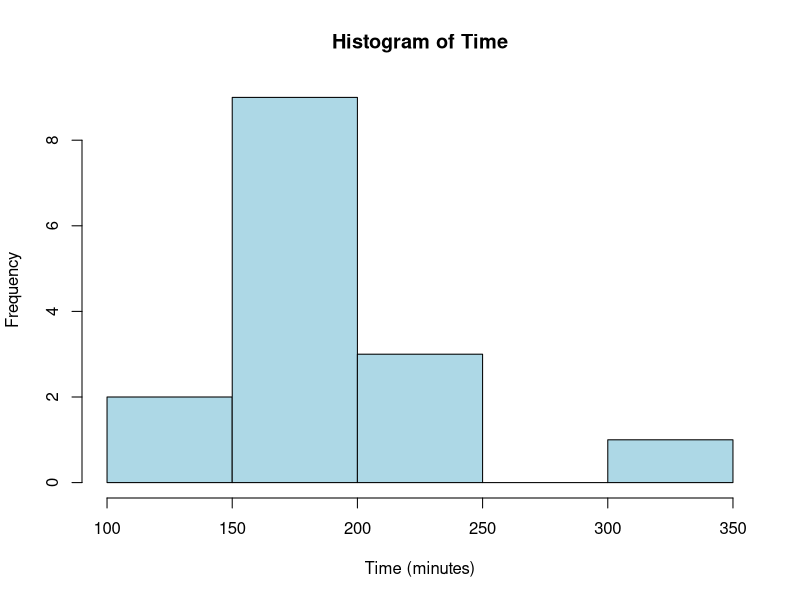
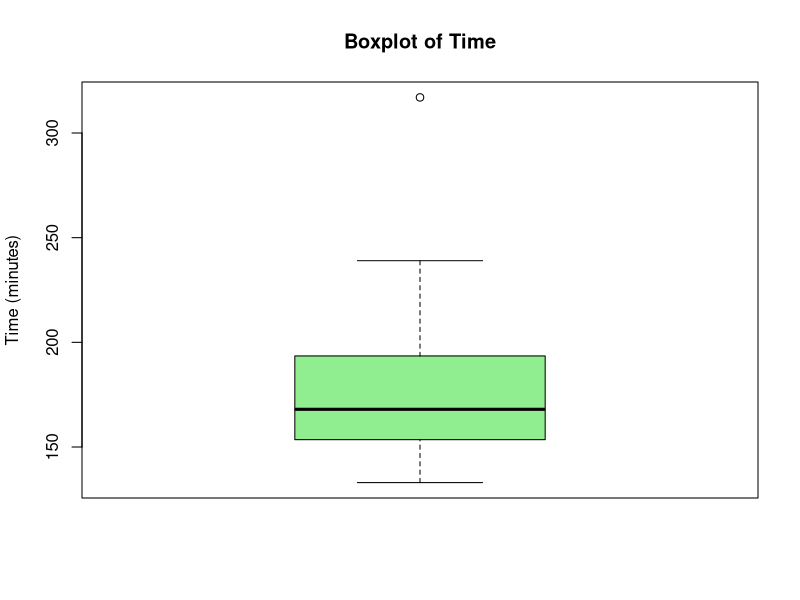
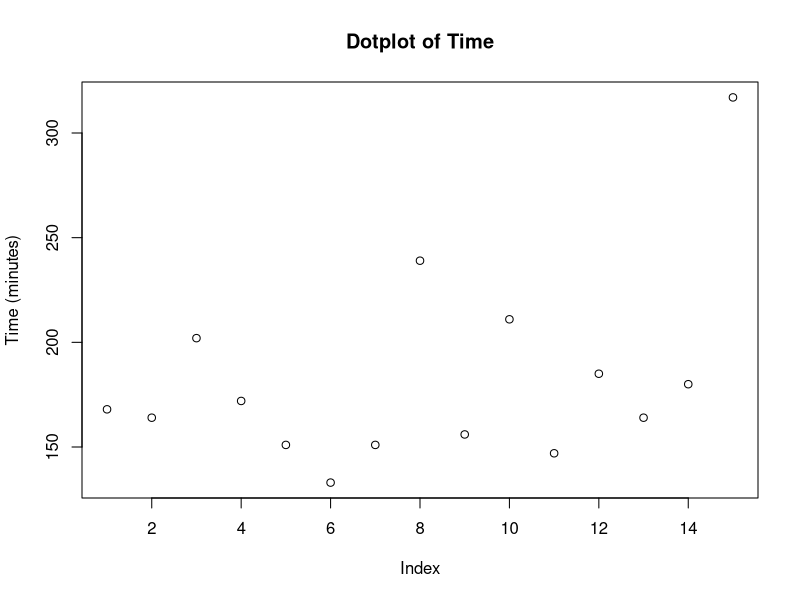
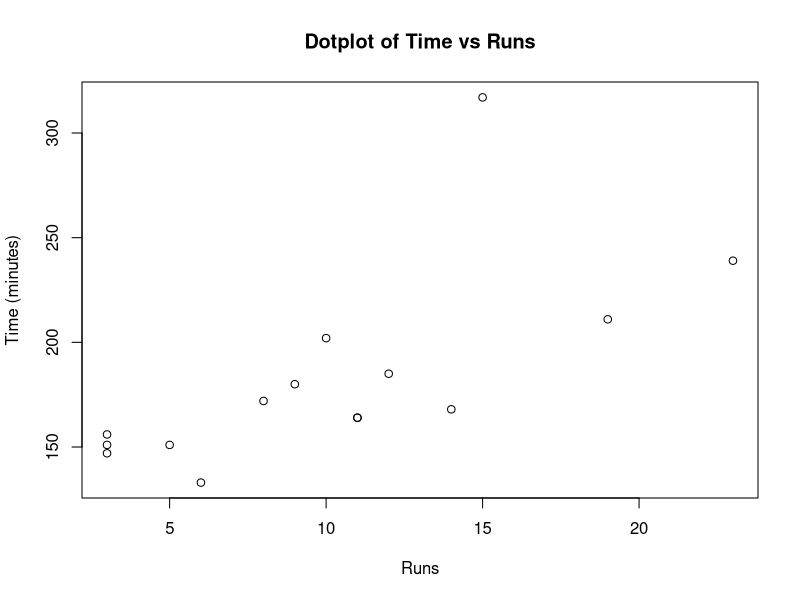
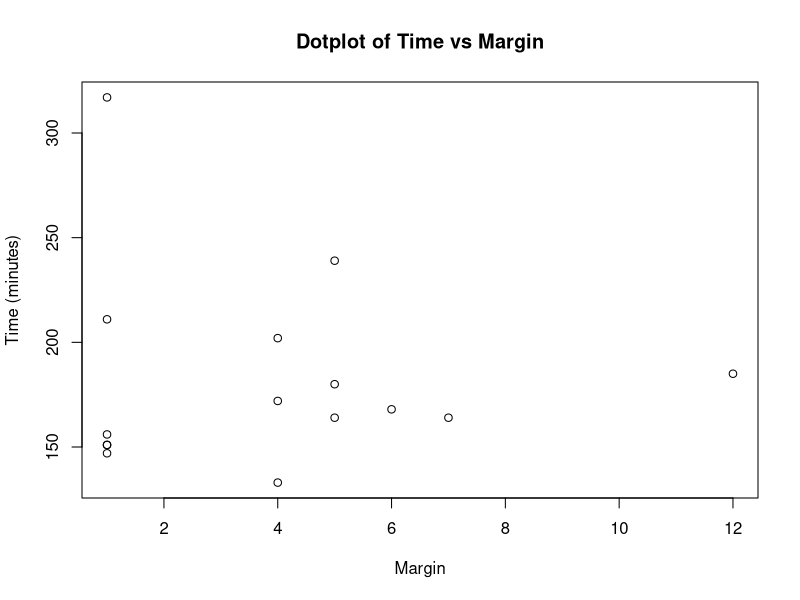
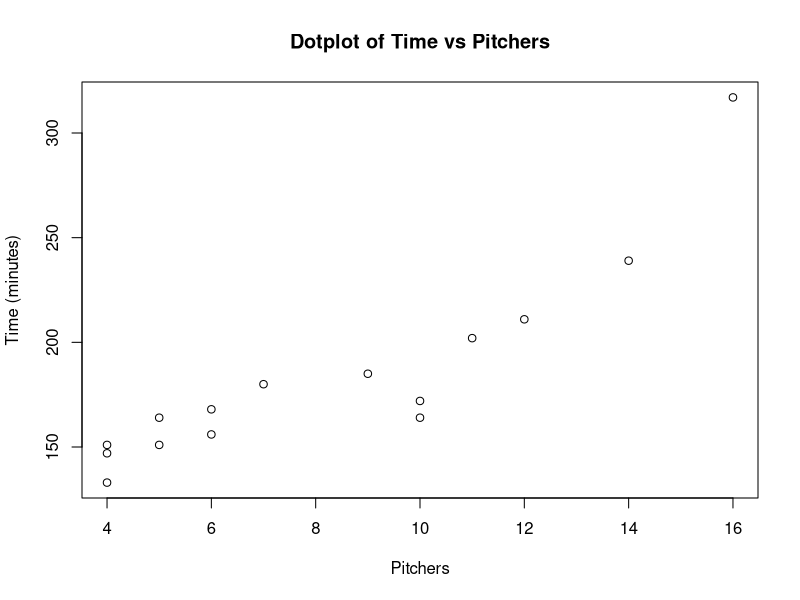
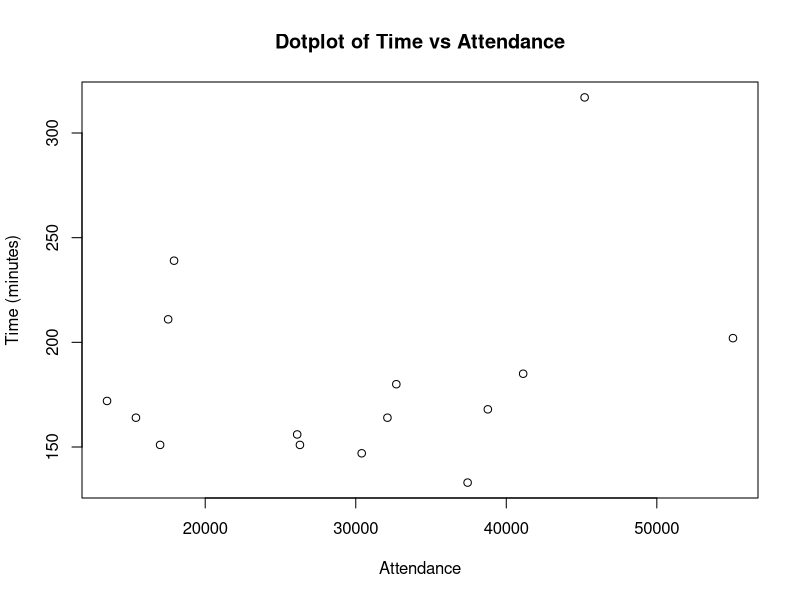
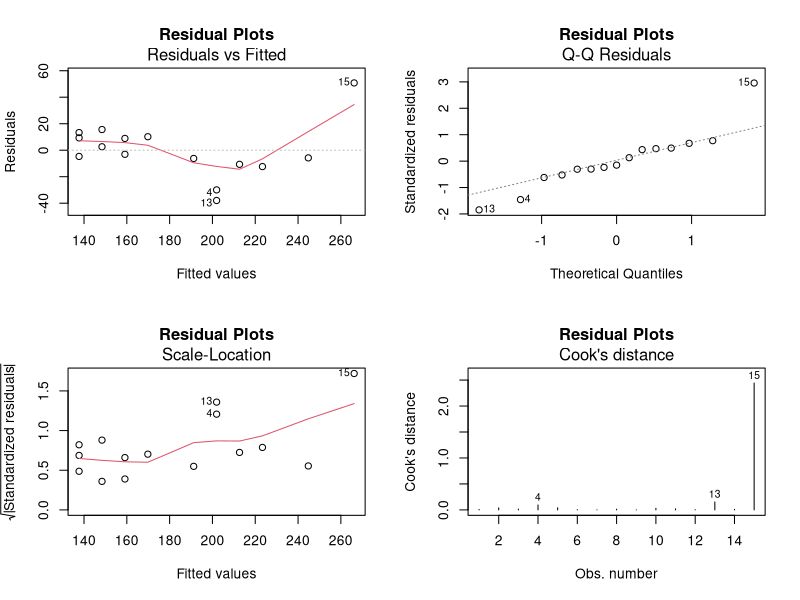

The R script that drew these images, in order:
## ---- chunk 1
baseball <- read.csv("../data/BaseballTimes.csv")
attach(baseball)
## ---- chunk 2
hist(Time, main = "Histogram of Time", xlab = "Time (minutes)", col = "lightblue")
boxplot(Time, main = "Boxplot of Time", ylab = "Time (minutes)", col = "lightgreen")
plot(Time, main = "Dotplot of Time", ylab = "Time (minutes)")
## ---- chunk 3
summary(Time)
## ---- chunk 4
IQR <- IQR(Time)
outliers <- Time[Time < (quantile(Time)[2] - 1.5 * IQR) | Time > (quantile(Time)[4] + 1.5 * IQR)]
outliers
## ---- chunk 5
plot(Runs, Time, main = "Dotplot of Time vs Runs", xlab = "Runs", ylab = "Time (minutes)")
plot(Margin, Time, main = "Dotplot of Time vs Margin", xlab = "Margin", ylab = "Time (minutes)")
plot(Pitchers, Time, main = "Dotplot of Time vs Pitchers", xlab = "Pitchers", ylab = "Time (minutes)")
plot(Attendance, Time, main = "Dotplot of Time vs Attendance", xlab = "Attendance", ylab = "Time (minutes)")
## ---- chunk 6
time.lm <- lm(Time ~ Pitchers, data = baseball)
coef(time.lm)
## ---- chunk 7
par(mfrow = c(2, 2))
plot(time.lm, which = 1:4, main = "Residual Plots")
## ---- chunk 8
residuals <- residuals(time.lm)
max_residual <- which.max(abs(residuals))
baseball[max_residual, ]
## ---- chunk 9
baseball_no_outlier <- baseball[-max_residual, ]
time.lm_no_outlier <- lm(Time ~ Pitchers, data = baseball_no_outlier)
coef(time.lm_no_outlier)
par(mfrow = c(2, 2))
plot(time.lm_no_outlier, which = 1:4, main = "Residual Plots (No Outlier)")
